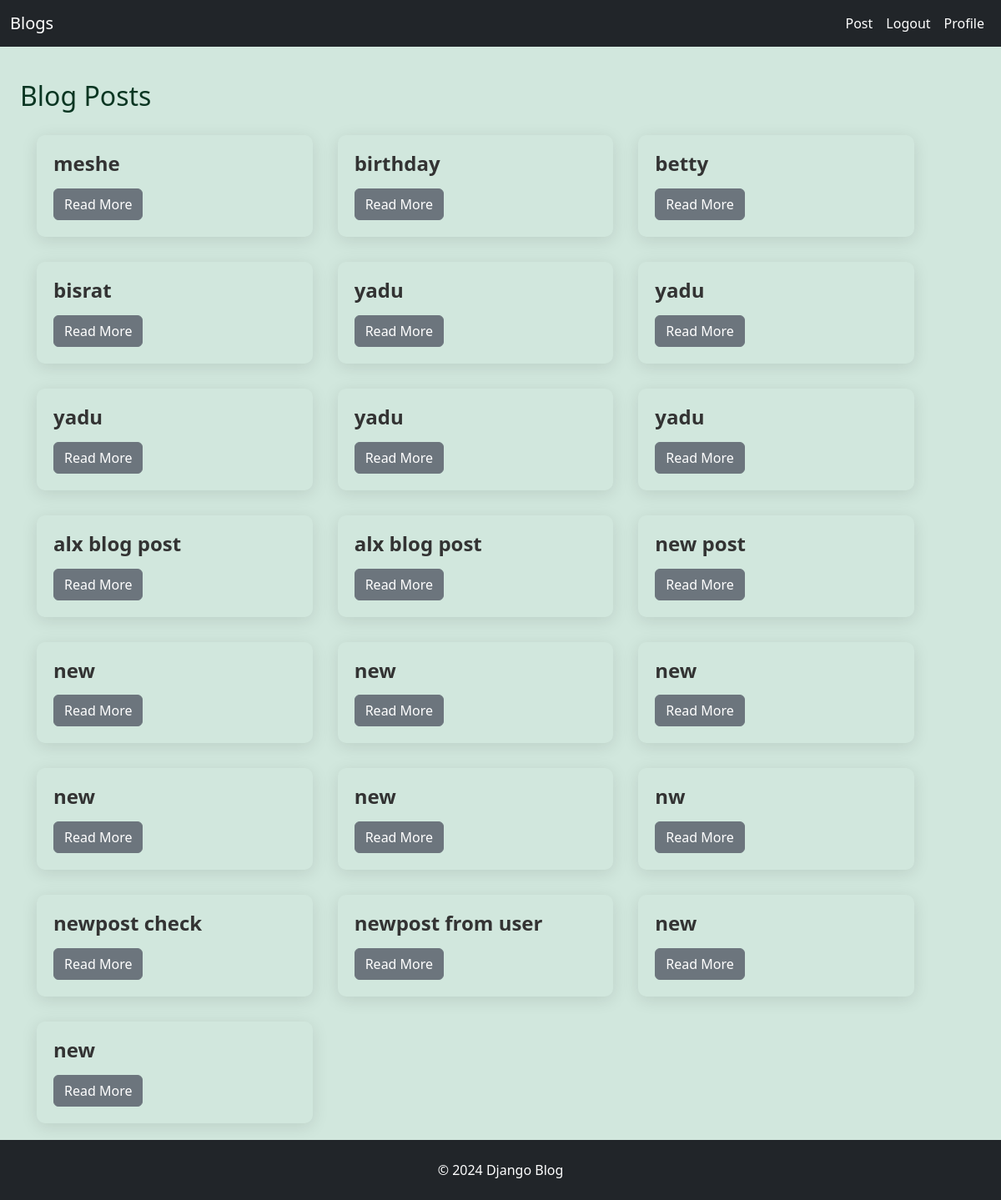
The app's page / (signed in) with its own data.
### blog/models.py (models this page shows)
class Post(models.Model):
  tags =  TaggableManager()
  title = models.CharField(max_length=200)
  content = models.TextField()
  published_date = models.DateTimeField(auto_now_add=True)
  author = models.ForeignKey('auth.User', on_delete=models.CASCADE)
  created_at = models.DateTimeField(auto_now=True)

### blog/views.py (the view)
# urls.py: path('',views.PostListView.as_view(),name = 'post_list'),
class PostListView(ListView):
  model = Post
  template_name = 'blog/post_list.html'
  context_object_name = 'posts'

### blog/templates/blog/post_list.html (shortened to what this page needs)
{%extends 'blog/base.html'%}
{% load static %}
    {% load static %}
 {% block content %}
    <div class="content flex-grow-1">
        <div class="container">
           <h2>Blog Posts</h2>
            <div class="posts-grid">
                {% for post in posts %}
                <div class="post-card">
                    <div class="post-card-body">
                        <h5 class="post-card-title">{{ post.title }}</h5>
                        <a href="{% url 'post_detail' post.id %}" class="btn btn-secondary">Read More</a>
                    </div>
                </div>
                {% endfor %}
            </div>
        </div>
    </div>
{% endblock %}

### blog/templates/blog/post_list.html (style rules this page uses)
.post-card { border: none; border-radius: 10px; overflow: hidden; box-shadow: 0 4px 20px rgba(0, 0, 0, 0.1); transition: all 0.3s ease-in-out; }
.post-card-body { padding: 20px; }
.post-card-title { font-size: 1.5rem; font-weight: bold; color: #333; transition: color 0.3s ease; }
.posts-grid { display: grid; grid-template-columns: repeat(auto-fill, minmax(300px, 1fr)); gap: 30px; padding: 20px; }
.content { margin-top: 20px; }

### records on screen
Post: title "meshe"
Post: title "birthday"
Post: title "betty"
Post: title "bisrat"
Post: title "yadu"
Post: title "yadu"
Post: title "yadu"
Post: title "yadu"
Post: title "yadu"
Post: title "alx blog post"
Post: title "alx blog post"
Post: title "new post"
Post: title "new"
Post: title "new"
Post: title "new"
Post: title "new"
Post: title "new"
Post: title "nw"
Post: title "newpost check"
Post: title "newpost from user"
Post: title "new"
Post: title "new"
